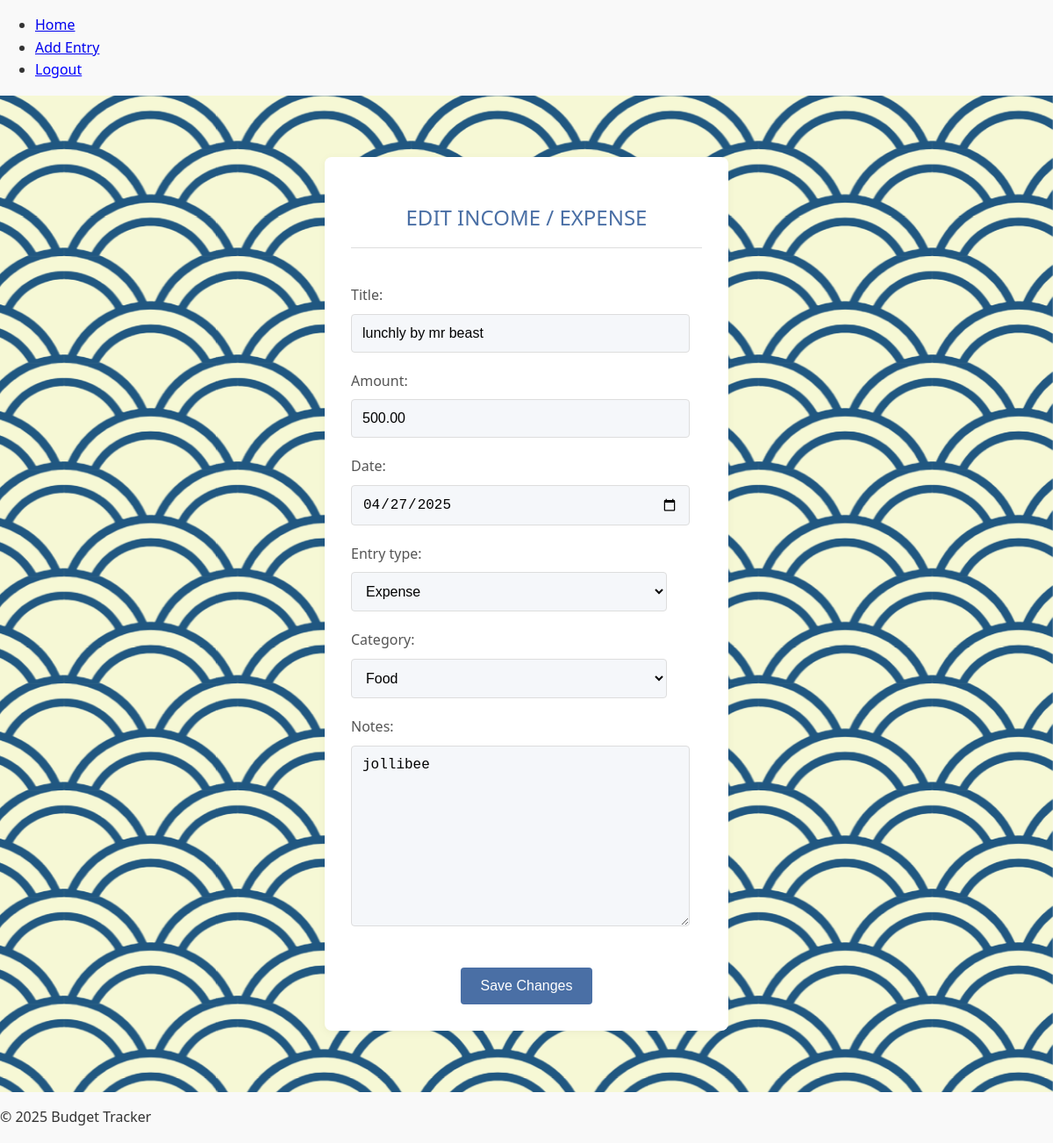
Screenshot of /entry/edit/4 (signed in) with the database file from the repository.
### tracker/models.py (models this page shows, shortened)
class Entry(models.Model):
    ENTRY_TYPES = (
        ('Income', 'Income'),
        ('Expense', 'Expense'),
    )
    user = models.ForeignKey(User, on_delete=models.CASCADE)
    title = models.CharField(max_length=200)
    amount = models.DecimalField(max_digits=10, decimal_places=2)
    date = models.DateField(default=timezone.now)
    entry_type = models.CharField(max_length=7, choices=ENTRY_TYPES)
    category = models.ForeignKey(Category, on_delete=models.SET_NULL, null=True, blank=True)
    notes = models.TextField(blank=True, null=True)

### tracker/views.py (the view)
# urls.py: path('entry/edit/<int:entry_id>', views.edit_entry, name="edit_entry")
@login_required
def edit_entry(request, entry_id):
    entry = get_object_or_404(Entry, id=entry_id, user=request.user)
    if request.method == "POST":
        form = EntryForm(request.POST, instance=entry)
        if form.is_valid():
            form.save()
            return redirect('dashboard')
    else:
        form = EntryForm(instance=entry)
    return render(request, 'tracker/edit_entry.html', {'form': form, 'entry': entry})

### tracker/forms.py
class EntryForm(forms.ModelForm):
    class Meta:
        model = Entry
        fields = ['title', 'amount', 'date', 'entry_type', 'category', 'notes']
        widgets = {
            'date': forms.DateInput(attrs={'type': 'date'}),
        }

### tracker/models.py (called while the page is built)
    def __str__(self):
        return self.name

### tracker/templates/tracker/edit_entry.html (shortened to what this page needs)
{% extends 'tracker/base.html' %}
{% block content %}
{% load static %}
<link rel="stylesheet" type="text/css" href="{% static 'tracker/css/add_entry.css' %}">
<div class="container_entry">
    <h2 class="form-title">EDIT INCOME / EXPENSE</h2>
    <form method="POST" class="entry-form">
        <div class="form-group">
            {{ form.as_p }}
        </div>
        <button type="submit" class="btn btn-submit">Save Changes</button>
    </form>
</div>
{% endblock %}

### tracker/static/tracker/css/add_entry.css (style rules this page uses)
:root { --primary-color: #4a6fa5; --primary-hover: #3a5a8c; --text-color: #333; --light-gray: #f5f7fa; --border-color: #ddd; --success-color: #4caf50; --shadow: 0 2px 10px rgba(0, 0, 0, 0.05); }
body { font-family: 'Segoe UI', Roboto, -apple-system, BlinkMacSystemFont, sans-serif; color: var(--text-color); line-height: 1.6; background-color: #f9f9f9; margin: 0; padding: 0; }
.container_entry { max-width: 400px; margin: 40px auto; padding: 30px; background-color: white; border-radius: 8px; box-shadow: var(--shadow); }
.form-title { font-weight: 500; color: var(--primary-color); margin-bottom: 25px; padding-bottom: 15px; border-bottom: 1px solid var(--border-color); text-align: center; }
.entry-form { display: flex; flex-direction: column; }
.form-group { margin-bottom: 20px; }
.entry-form p { margin-bottom: 20px; }
.entry-form label { display: block; margin-bottom: 8px; font-weight: 500; color: #555; }
.entry-form input[type="text"], .entry-form input[type="number"], .entry-form input[type="date"], .entry-form select, .entry-form textarea { width: 90%; padding: 12px; border: 1px solid var(--border-color); border-radius: 4px; background-color: var(--light-gray); font-size: 16px; transition: border-color 0.3s, box-shadow 0.3s; }
.btn { padding: 12px 20px; border: none; border-radius: 4px; cursor: pointer; font-size: 16px; font-weight: 500; transition: background-color 0.3s, transform 0.1s; }
.btn-submit { background-color: var(--primary-color); color: white; align-self: center; min-width: 150px; }

### rows the page displays
Entry: title "lunchly by mr beast", amount "500.00", date "04/27/2025", entry_type "Expense", category "Food", notes "jollibee"
